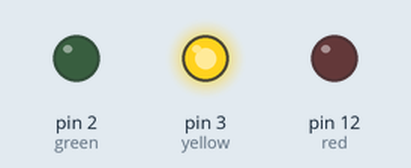
Simulated run of this sketch. Board: Arduino Uno, built with avr-gcc and run on an emulated ATmega328P. Parts: output pins drawn as LEDs (lit = HIGH).

Above: at 1.0 s.
At 4.5 s:
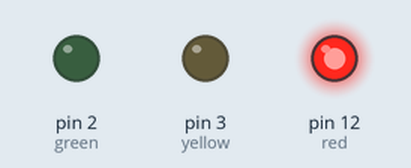
At 9.5 s:
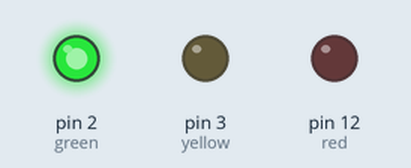
Timing chart, 0 to 15.6 s (numbered marks = the images above):
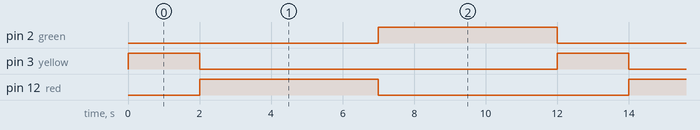

The sketch:

simple_traffic_light.ino
```cpp
// nomeando as portas

int red = 12;
int yellow = 3;
int green = 2;

void setup() {
    // indicando as portas que serão usadas
    pinMode(red, OUTPUT);
    pinMode(yellow, OUTPUT);
    pinMode(green, OUTPUT);
}

void loop() {
    // Inicia do amarelo
    digitalWrite(red, LOW);
    digitalWrite(yellow, HIGH);
    digitalWrite(green, LOW);

    delay(2000);

    digitalWrite(red, HIGH);
    digitalWrite(yellow, LOW);

    delay(5000);

    digitalWrite(red, LOW);
    digitalWrite(green, HIGH);

    delay(5000);
}
```

Measured:
- by itself, pin 2 (green), pin 12 (red): alternates HIGH for 5.0 s and LOW for 7.0 s
- by itself, pin 3 (yellow): alternates HIGH for 2.0 s and LOW for 10.0 s
- by itself, everything shown: repeats every 12.0 s, in 3 steps
